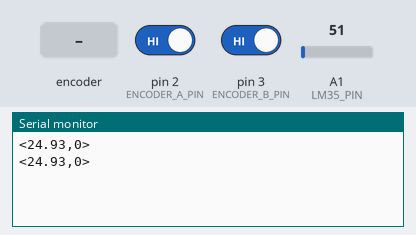
Bench run of a sketch on a simulated Arduino Uno, built with avr-gcc and run on an emulated ATmega328P. Shown: the last lines printed to the serial monitor. Inputs (shaded band) come from the test bench; at power-on: A1 (LM35_PIN) = 51, pin 2 (ENCODER_A_PIN) HIGH, pin 3 (ENCODER_B_PIN) HIGH.

Above: at 1.8 s.
1.9 s: A1 (LM35_PIN) set to 61
At 2.6 s:
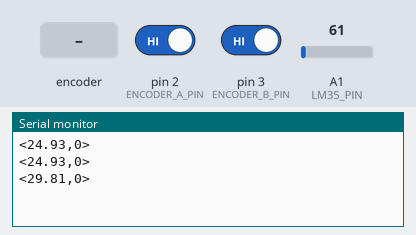
3.4 s: rotary encoder on pin 2 (ENCODER_A_PIN) / pin 3 (ENCODER_B_PIN) turned 1 step (first pin leading)
At 4.8 s:
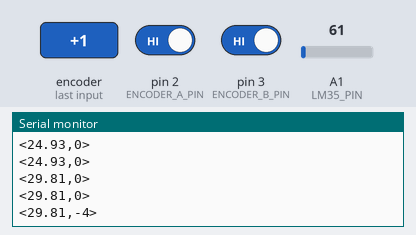
5.1 s: A1 (LM35_PIN) set to 71
At 5.1 s:
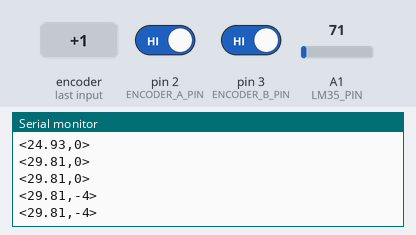
6.6 s: rotary encoder on pin 2 (ENCODER_A_PIN) / pin 3 (ENCODER_B_PIN) turned 1 step (first pin leading)
At 7.7 s:
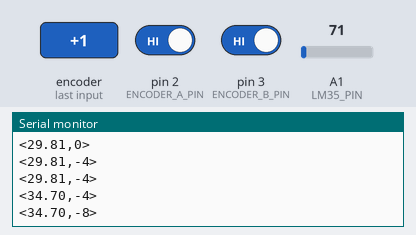
Timing chart, 0 to 9.3 s (numbered marks = the images above; inputs shaded):
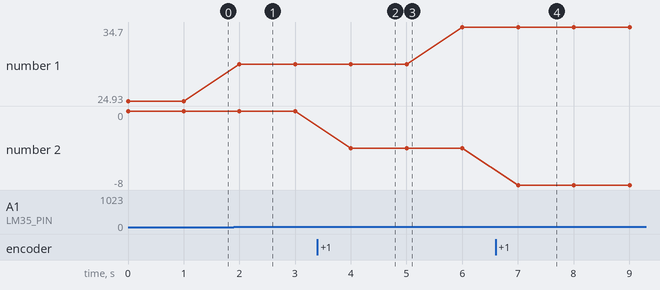

Measured:
- after the input at 1.9 s, the serial monitor: prints a new line after 0.10 s (image 1)
- after the input at 3.4 s, the serial monitor: prints a new line after 0.60 s (image 2)
- after the input at 6.6 s, the serial monitor: prints a new line after 0.40 s (image 4)
- plotted number 1: 24.93 → 29.81 after the input at 1.9 s, 29.81 → 34.7 after the input at 5.1 s
- plotted number 2: 0 → -4 after the input at 3.4 s, -4 → -8 after the input at 6.6 s

The sketch:

Codigo_actividad01_labview.ino
```cpp
#include <Arduino.h>

/*
  ===================== CABLEADO (ARDUINO UNO) =====================
  Encoder incremental:
  - VCC  -> 5V
  - GND  -> GND
  - CH A -> D2 (INT0)
  - CH B -> D3 (INT1)

  LM35 (cara plana al frente):
  - Pin izquierdo  (+Vs) -> 5V
  - Pin central    (Vout)-> A0
  - Pin derecho    (GND) -> GND

  Nota:
  - Todas las tierras deben estar en comun (GND).
*/

// Pines para Arduino Uno
const uint8_t ENCODER_A_PIN = 2;   // INT0
const uint8_t ENCODER_B_PIN = 3;   // INT1
const uint8_t LM35_PIN = A1;

volatile long contador = 0;

// ===================== INTERRUPCIONES DEL ENCODER =====================
void CH_A() {
  bool a = digitalRead(ENCODER_A_PIN);
  bool b = digitalRead(ENCODER_B_PIN);

  if (a == b) contador++;
  else contador--;
}

void CH_B() {
  bool a = digitalRead(ENCODER_A_PIN);
  bool b = digitalRead(ENCODER_B_PIN);

  if (a != b) contador++;
  else contador--;
}

void setup() {
  Serial.begin(9600);

  pinMode(ENCODER_A_PIN, INPUT_PULLUP);
  pinMode(ENCODER_B_PIN, INPUT_PULLUP);

  attachInterrupt(digitalPinToInterrupt(ENCODER_A_PIN), CH_A, CHANGE);
  attachInterrupt(digitalPinToInterrupt(ENCODER_B_PIN), CH_B, CHANGE);
}

void loop() {
  noInterrupts();
  long contadorLocal = contador;
  interrupts();

  int raw = analogRead(LM35_PIN);
  float voltaje = raw * (5.0f / 1023.0f);  // ADC Uno (0-5V)
  float temperaturaC = voltaje * 100.0f;   // LM35: 10mV/°C

  // Formato solicitado: <12.23,110>
  Serial.print('<');
  Serial.print(temperaturaC, 2);
  Serial.print(',');
  Serial.print(contadorLocal);
  Serial.println('>');

  delay(1000);
}
```
